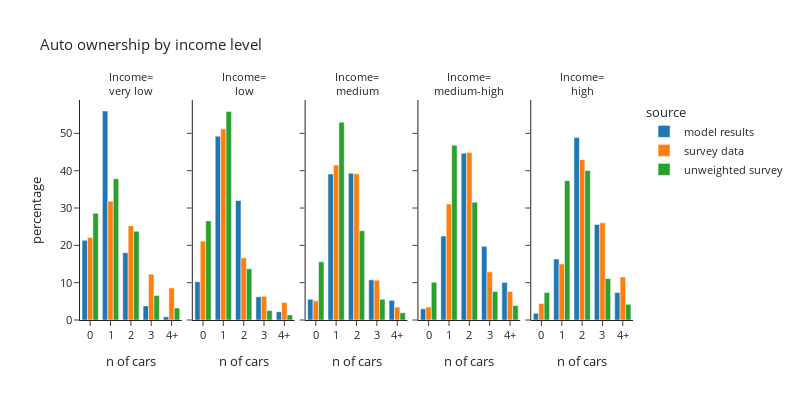

Here is the notebook cell this chart was saved with:
### Code cell
plot_auto(hh_data,'hhincome_group','income level', 'Income')

### Figure 1 — Plotly figure (JSON) as saved in the notebook; plotly's stock layout.template omitted (floating-point values rounded to 4 significant figures)
{"data": [{"alignmentgroup": "True", "hovertemplate": "source=model results<br>hhincome_group=very low<br>auto_ownership_simple=%{x}<br>percentage=%{y}<extra></extra>", "legendgroup": "model results", "marker": {"color": "#1F77B4", "pattern": {"shape": ""}}, "name": "model results", "offsetgroup": "model results", "orientation": "v", "showlegend": true, "textposition": "auto", "type": "bar", "x": ["0", "1", "2", "3", "4+"], "xaxis": "x", "y": [21.35, 55.99, 18.03, 3.783, 0.8469], "yaxis": "y"}, {"alignmentgroup": "True", "hovertemplate": "source=model results<br>hhincome_group=low<br>auto_ownership_simple=%{x}<br>percentage=%{y}<extra></extra>", "legendgroup": "model results", "marker": {"color": "#1F77B4", "pattern": {"shape": ""}}, "name": "model results", "offsetgroup": "model results", "orientation": "v", "showlegend": false, "textposition": "auto", "type": "bar", "x": ["0", "1", "2", "3", "4+"], "xaxis": "x2", "y": [10.25, 49.25, 32.01, 6.247, 2.236], "yaxis": "y2"}, {"alignmentgroup": "True", "hovertemplate": "source=model results<br>hhincome_group=medium<br>auto_ownership_simple=%{x}<br>percentage=%{y}<extra></extra>", "legendgroup": "model results", "marker": {"color": "#1F77B4", "pattern": {"shape": ""}}, "name": "model results", "offsetgroup": "model results", "orientation": "v", "showlegend": false, "textposition": "auto", "type": "bar", "x": ["0", "1", "2", "3", "4+"], "xaxis": "x3", "y": [5.554, 39.11, 39.3, 10.77, 5.259], "yaxis": "y3"}, {"alignmentgroup": "True", "hovertemplate": "source=model results<br>hhincome_group=medium-high<br>auto_ownership_simple=%{x}<br>percentage=%{y}<extra></extra>", "legendgroup": "model results", "marker": {"color": "#1F77B4", "pattern": {"shape": ""}}, "name": "model results", "offsetgroup": "model results", "orientation": "v", "showlegend": false, "textposition": "auto", "type": "bar", "x": ["0", "1", "2", "3", "4+"], "xaxis": "x4", "y": [2.998, 22.5, 44.7, 19.76, 10.04], "yaxis": "y4"}, {"alignmentgroup": "True", "hovertemplate": "source=model results<br>hhincome_group=high<br>auto_ownership_simple=%{x}<br>percentage=%{y}<extra></extra>", "legendgroup": "model results", "marker": {"color": "#1F77B4", "pattern": {"shape": ""}}, "name": "model results", "offsetgroup": "model results", "orientation": "v", "showlegend": false, "textposition": "auto", "type": "bar", "x": ["0", "1", "2", "3", "4+"], "xaxis": "x5", "y": [1.779, 16.36, 48.89, 25.61, 7.359], "yaxis": "y5"}, {"alignmentgroup": "True", "hovertemplate": "source=survey data<br>hhincome_group=very low<br>auto_ownership_simple=%{x}<br>percentage=%{y}<extra></extra>", "legendgroup": "survey data", "marker": {"color": "#FF7F0E", "pattern": {"shape": ""}}, "name": "survey data", "offsetgroup": "survey data", "orientation": "v", "showlegend": true, "textposition": "auto", "type": "bar", "x": ["0", "1", "2", "3", "4+"], "xaxis": "x", "y": [22.07, 31.83, 25.21, 12.29, 8.596], "yaxis": "y"}, {"alignmentgroup": "True", "hovertemplate": "source=survey data<br>hhincome_group=low<br>auto_ownership_simple=%{x}<br>percentage=%{y}<extra></extra>", "legendgroup": "survey data", "marker": {"color": "#FF7F0E", "pattern": {"shape": ""}}, "name": "survey data", "offsetgroup": "survey data", "orientation": "v", "showlegend": false, "textposition": "auto", "type": "bar", "x": ["0", "1", "2", "3", "4+"], "xaxis": "x2", "y": [21.12, 51.21, 16.66, 6.334, 4.67], "yaxis": "y2"}, {"alignmentgroup": "True", "hovertemplate": "source=survey data<br>hhincome_group=medium<br>auto_ownership_simple=%{x}<br>percentage=%{y}<extra></extra>", "legendgroup": "survey data", "marker": {"color": "#FF7F0E", "pattern": {"shape": ""}}, "name": "survey data", "offsetgroup": "survey data", "orientation": "v", "showlegend": false, "textposition": "auto", "type": "bar", "x": ["0", "1", "2", "3", "4+"], "xaxis": "x3", "y": [5.143, 41.55, 39.19, 10.65, 3.471], "yaxis": "y3"}, {"alignmentgroup": "True", "hovertemplate": "source=survey data<br>hhincome_group=medium-high<br>auto_ownership_simple=%{x}<br>percentage=%{y}<extra></extra>", "legendgroup": "survey data", "marker": {"color": "#FF7F0E", "pattern": {"shape": ""}}, "name": "survey data", "offsetgroup": "survey data", "orientation": "v", "showlegend": false, "textposition": "auto", "type": "bar", "x": ["0", "1", "2", "3", "4+"], "xaxis": "x4", "y": [3.489, 31.05, 44.9, 12.89, 7.663], "yaxis": "y4"}, {"alignmentgroup": "True", "hovertemplate": "source=survey data<br>hhincome_group=high<br>auto_ownership_simple=%{x}<br>percentage=%{y}<extra></extra>", "legendgroup": "survey data", "marker": {"color": "#FF7F0E", "pattern": {"shape": ""}}, "name": "survey data", "offsetgroup": "survey data", "orientation": "v", "showlegend": false, "textposition": "auto", "type": "bar", "x": ["0", "1", "2", "3", "4+"], "xaxis": "x5", "y": [4.454, 15.0, 42.95, 26.06, 11.54], "yaxis": "y5"}, {"alignmentgroup": "True", "hovertemplate": "source=unweighted survey<br>hhincome_group=very low<br>auto_ownership_simple=%{x}<br>percentage=%{y}<extra></extra>", "legendgroup": "unweighted survey", "marker": {"color": "#2CA02C", "pattern": {"shape": ""}}, "name": "unweighted survey", "offsetgroup": "unweighted survey", "orientation": "v", "showlegend": true, "textposition": "auto", "type": "bar", "x": ["0", "1", "2", "3", "4+"], "xaxis": "x", "y": [28.59, 37.87, 23.76, 6.559, 3.218], "yaxis": "y"}, {"alignmentgroup": "True", "hovertemplate": "source=unweighted survey<br>hhincome_group=low<br>auto_ownership_simple=%{x}<br>percentage=%{y}<extra></extra>", "legendgroup": "unweighted survey", "marker": {"color": "#2CA02C", "pattern": {"shape": ""}}, "name": "unweighted survey", "offsetgroup": "unweighted survey", "orientation": "v", "showlegend": false, "textposition": "auto", "type": "bar", "x": ["0", "1", "2", "3", "4+"], "xaxis": "x2", "y": [26.54, 55.84, 13.73, 2.517, 1.373], "yaxis": "y2"}, {"alignmentgroup": "True", "hovertemplate": "source=unweighted survey<br>hhincome_group=medium<br>auto_ownership_simple=%{x}<br>percentage=%{y}<extra></extra>", "legendgroup": "unweighted survey", "marker": {"color": "#2CA02C", "pattern": {"shape": ""}}, "name": "unweighted survey", "offsetgroup": "unweighted survey", "orientation": "v", "showlegend": false, "textposition": "auto", "type": "bar", "x": ["0", "1", "2", "3", "4+"], "xaxis": "x3", "y": [15.6, 52.99, 23.93, 5.556, 1.923], "yaxis": "y3"}, {"alignmentgroup": "True", "hovertemplate": "source=unweighted survey<br>hhincome_group=medium-high<br>auto_ownership_simple=%{x}<br>percentage=%{y}<extra></extra>", "legendgroup": "unweighted survey", "marker": {"color": "#2CA02C", "pattern": {"shape": ""}}, "name": "unweighted survey", "offsetgroup": "unweighted survey", "orientation": "v", "showlegend": false, "textposition": "auto", "type": "bar", "x": ["0", "1", "2", "3", "4+"], "xaxis": "x4", "y": [10.09, 46.82, 31.54, 7.64, 3.918], "yaxis": "y4"}, {"alignmentgroup": "True", "hovertemplate": "source=unweighted survey<br>hhincome_group=high<br>auto_ownership_simple=%{x}<br>percentage=%{y}<extra></extra>", "legendgroup": "unweighted survey", "marker": {"color": "#2CA02C", "pattern": {"shape": ""}}, "name": "unweighted survey", "offsetgroup": "unweighted survey", "orientation": "v", "showlegend": false, "textposition": "auto", "type": "bar", "x": ["0", "1", "2", "3", "4+"], "xaxis": "x5", "y": [7.335, 37.32, 40.02, 11.11, 4.207], "yaxis": "y5"}], "layout": {"annotations": [{"font": {}, "showarrow": false, "text": "Income=<br>very low", "x": 0.092, "xanchor": "center", "xref": "paper", "y": 1.0, "yanchor": "bottom", "yref": "paper"}, {"font": {}, "showarrow": false, "text": "Income=<br>low", "x": 0.296, "xanchor": "center", "xref": "paper", "y": 1.0, "yanchor": "bottom", "yref": "paper"}, {"font": {}, "showarrow": false, "text": "Income=<br>medium", "x": 0.5, "xanchor": "center", "xref": "paper", "y": 1.0, "yanchor": "bottom", "yref": "paper"}, {"font": {}, "showarrow": false, "text": "Income=<br>medium-high", "x": 0.704, "xanchor": "center", "xref": "paper", "y": 1.0, "yanchor": "bottom", "yref": "paper"}, {"font": {}, "showarrow": false, "text": "Income=<br>high", "x": 0.908, "xanchor": "center", "xref": "paper", "y": 1.0, "yanchor": "bottom", "yref": "paper"}], "barmode": "group", "font": {"size": 11}, "height": 400, "legend": {"title": {"text": "source"}, "tracegroupgap": 0}, "title": {"text": "Auto ownership by income level"}, "width": 800, "xaxis": {"anchor": "y", "domain": [0.0, 0.184], "title": {"text": "n of cars"}}, "xaxis2": {"anchor": "y2", "domain": [0.204, 0.388], "matches": "x", "title": {"text": "n of cars"}}, "xaxis3": {"anchor": "y3", "domain": [0.408, 0.592], "matches": "x", "title": {"text": "n of cars"}}, "xaxis4": {"anchor": "y4", "domain": [0.612, 0.796], "matches": "x", "title": {"text": "n of cars"}}, "xaxis5": {"anchor": "y5", "domain": [0.816, 1.0], "matches": "x", "title": {"text": "n of cars"}}, "yaxis": {"anchor": "x", "domain": [0.0, 1.0], "title": {"text": "percentage"}}, "yaxis2": {"anchor": "x2", "domain": [0.0, 1.0], "matches": "y", "showticklabels": false}, "yaxis3": {"anchor": "x3", "domain": [0.0, 1.0], "matches": "y", "showticklabels": false}, "yaxis4": {"anchor": "x4", "domain": [0.0, 1.0], "matches": "y", "showticklabels": false}, "yaxis5": {"anchor": "x5", "domain": [0.0, 1.0], "matches": "y", "showticklabels": false}}}
